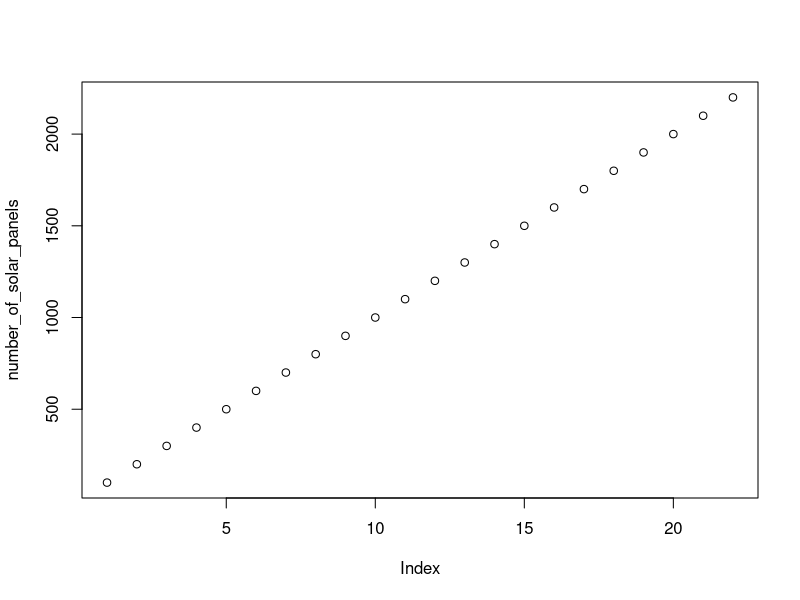
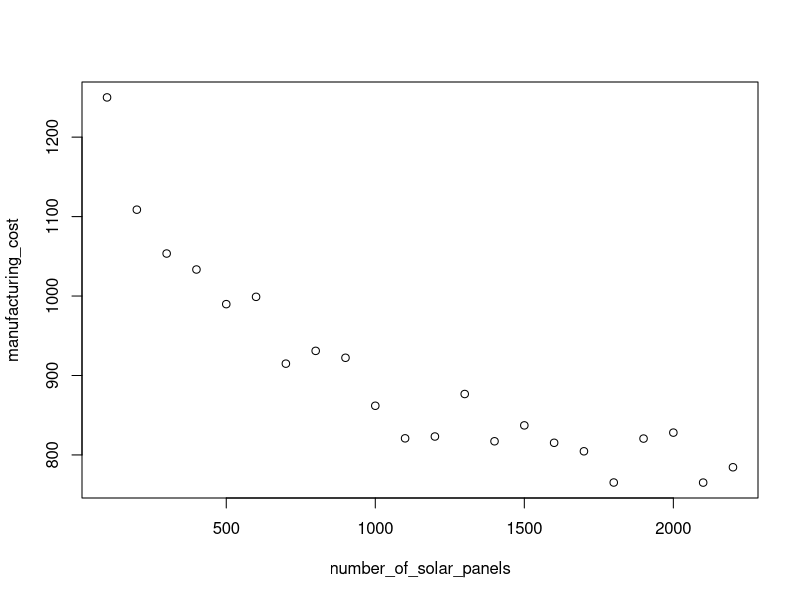
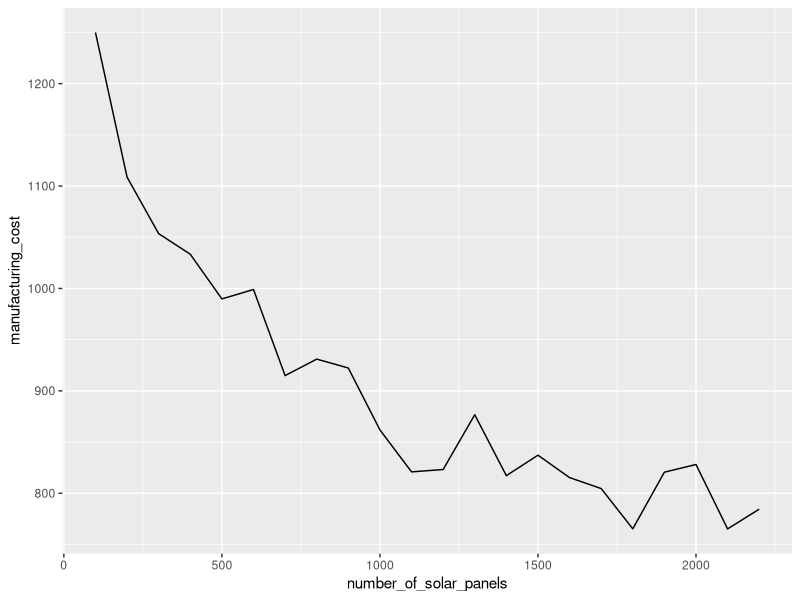
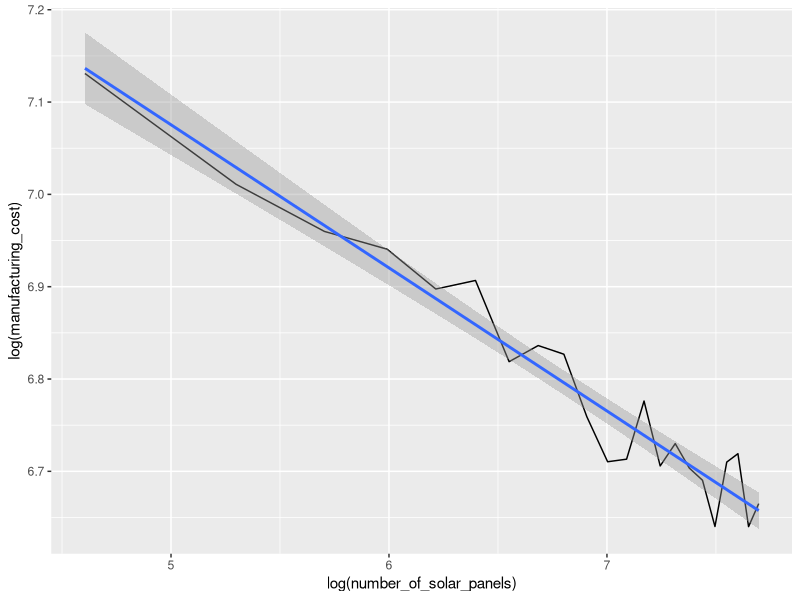
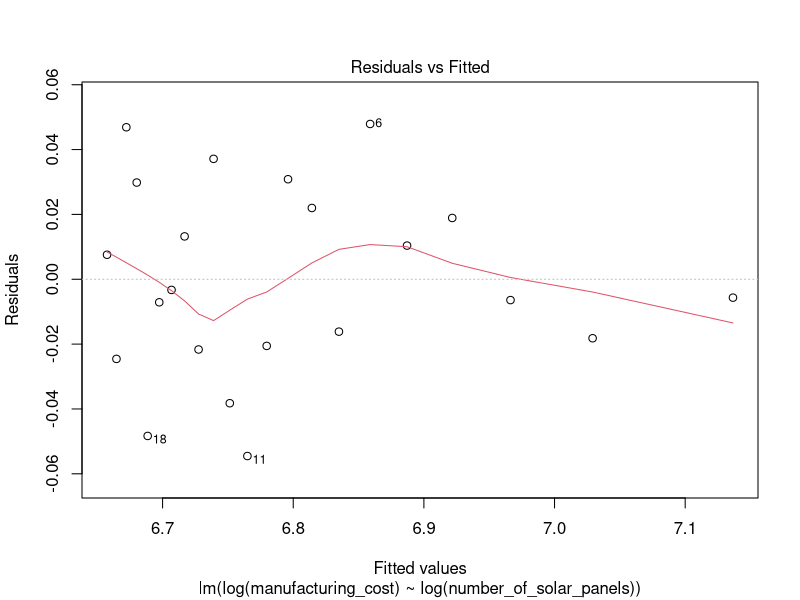
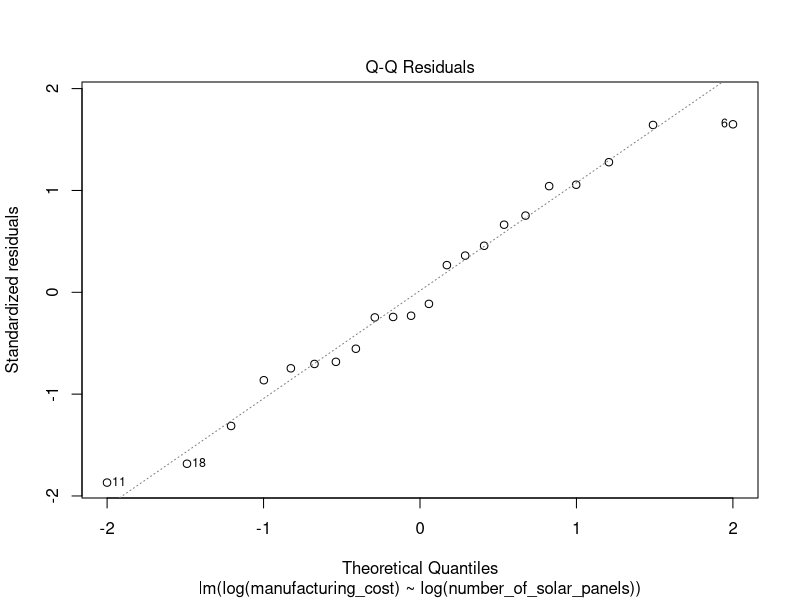
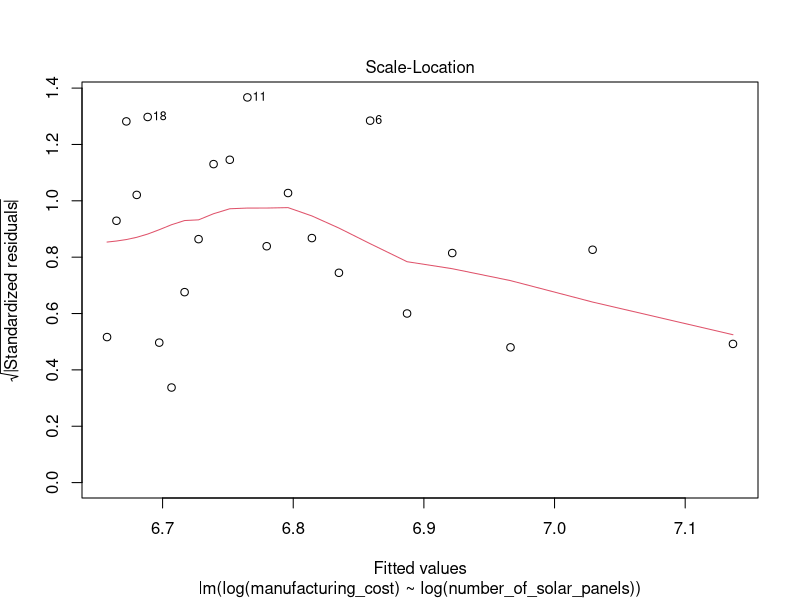
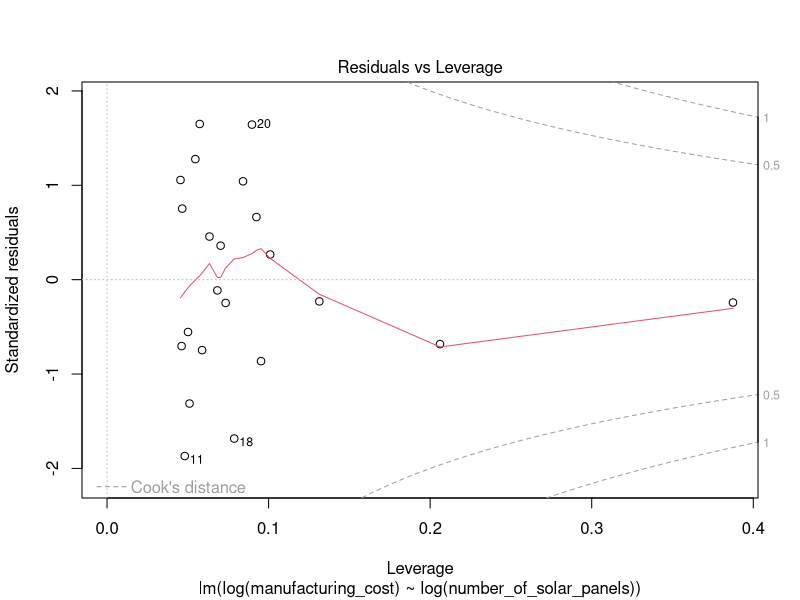

These figures' R source, in order:
## ---- chunk 1
knitr::opts_chunk$set(echo = TRUE)
## ---- chunk 2
library(data.table)
library(ggplot2)

## ---- chunk 3
sol_panels <- fread("Case_Stud_I.csv", sep = ",", header = T)


attach(sol_panels)
plot(number_of_solar_panels)
plot(number_of_solar_panels, manufacturing_cost)

exp_curve <- ggplot(data = sol_panels, aes(x= number_of_solar_panels, y = manufacturing_cost)) + geom_line()

exp_curve
## ---- chunk 4
exp_curve_log <- ggplot(data = sol_panels, aes(x= log(number_of_solar_panels), y = log(manufacturing_cost))) +
  geom_line() +
  stat_smooth(method = "lm")
exp_curve_log

## ---- chunk 5
predict = lm(log(manufacturing_cost) ~log(number_of_solar_panels), data = sol_panels)
plot(predict)

summary(predict)

## ---- chunk 6
predict$coefficients

learn_rate = 1 - predict$coefficients[2]

print(learn_rate)
## ---- chunk 7
# set A and B

A <- predict$coefficients[1]
A <- as.numeric(exp(A))
print(A)

B <- as.numeric(predict$coefficients[2])
print(B)

pred_cost_table <- data.frame("Production_Amount" = seq(100, 5000, 100))

pred_cost_table["Pred_Cost"] <- (pred_cost_table$Production_Amount ^ B)*A

mean_cost <- mean(pred_cost_table[47:50, "Pred_Cost"])
mean_cost
## ---- chunk 8
pred_cost_plot <- ggplot() +
  geom_point(data = sol_panels, aes(x= number_of_solar_panels, y = manufacturing_cost)) +
  geom_line(data = pred_cost_table, aes(x= Production_Amount, y = Pred_Cost, color = "red"))
pred_cost_plot

pred_sd <- sd(sol_panels$manufacturing_cost)

pred_cost_table["Lower_Bound"] <- pred_cost_table$Pred_Cost - pred_sd * 1.96
pred_cost_table["Upper_Bound"] <- pred_cost_table$Pred_Cost + pred_sd * 1.96



pred_cost_plot_CI <- ggplot(data = pred_cost_table) +
  geom_line(aes(x= Production_Amount, y = Pred_Cost, color = "red"))+
  geom_line(aes(x= Production_Amount, y = Upper_Bound, color = "blue"))+
  geom_line(aes(x= Production_Amount, y = Lower_Bound, color = "blue"))

pred_cost_plot_CI
## ---- chunk 9
CI = confint(predict)
CI

b_upper = CI[2,2]
b_lower = CI [2,1]


pred_cost_table["Lower_Bound"] <- A*(pred_cost_table$Production_Amount^b_upper)
pred_cost_table["Upper_Bound"] <- A*(pred_cost_table$Production_Amount^b_lower)

